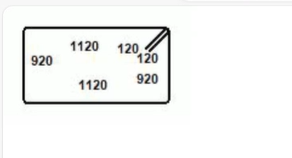
#> input picture Image Analytics/4.png, 292 x 158 px
$ jupyter execute Spots_Removal.ipynb   (older library calls are emulated)
#> lines starting #> are read from the running program, lines starting #| are printed output that depends on the picture; after the words box and inside, x2 and y2 are one past the last pixel; in counts of white or black regions, pixels touching at a corner belong together
[cell 1]
import cv2
import os
import numpy as np
import matplotlib.pyplot as plt

image_path = "4.png"

# Load the image
img = cv2.imread(image_path)
#> img is the input picture: shape (158, 292, 3); mean B, G, R 243.4, 244.5, 243.5

# Grayscale Image
gray = cv2.cvtColor(img, cv2.COLOR_BGR2GRAY)
gray = cv2.bilateralFilter(gray, 30, 70, 60)

# Laplacian
lap = cv2.Laplacian(gray, cv2.CV_64F)
lap = np.uint8(np.absolute(lap))
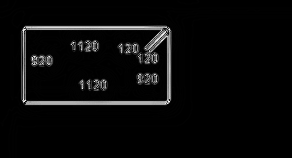
#> lap: shape (158, 292); min 0, max 255, mean 9.6

# Contour Detection
contours, hierarchy = cv2.findContours(lap, cv2.RETR_EXTERNAL, cv2.CHAIN_APPROX_SIMPLE)
#> contours = 5 contours, 1 with area under 20; largest, box (x1, y1, x2, y2) and area: (0, 6, 292, 158) 19182, (11, 10, 26, 29) 153, (177, 0, 200, 5) 26, (0, 0, 17, 13) 20

# Remove small objects by calculating the area
area_threshold = 100  # Adjust this threshold as needed
filtered_contours = []
for cnt in contours:
    area = cv2.contourArea(cnt)
    if area > area_threshold:
        filtered_contours.append(cnt)
#> this loop made 5 passes
#> area on passes 1 to 4: 153, 19182, 25.5, 20
#> after the loop, filtered_contours = 2 contours; box (x1, y1, x2, y2) and area: (0, 6, 292, 158) 19182, (11, 10, 26, 29) 153

# Draw contours on a white background
white_background = np.ones_like(img) * 255
contour_image = cv2.drawContours(white_background, filtered_contours, -1, (0, 0, 0), 2)
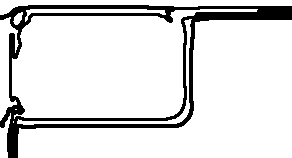
#> contour_image: shape (158, 292, 3); 87.6% white; 1 black region, box (x1, y1, x2, y2) and area: (0, 5, 292, 158) 5708

# Threshold
threshold_value = 85
_, thresh = cv2.threshold(gray, threshold_value, 255, cv2.THRESH_BINARY_INV)
#> thresh: shape (158, 292); 1.9% white in thin lines or dots, all inside (x1, y1, x2, y2) = (23, 27, 170, 104)

# Remove noise
kernel = cv2.getStructuringElement(cv2.MORPH_RECT, (1, 1))
thresh = cv2.morphologyEx(thresh, cv2.MORPH_OPEN, kernel)

kernel = np.ones((1, 1), dtype=np.uint8)
closed_binary = cv2.morphologyEx(thresh, cv2.MORPH_CLOSE, kernel, iterations=2)

# Invert the mask to create a mask for lines
mask = cv2.bitwise_not(closed_binary)

# Apply the mask to the original image to extract lines
extracted_lines = cv2.bitwise_and(img, img, mask=mask)

cv2.waitKey(0)
cv2.destroyAllWindows()

# Plotting
plt.figure(figsize=(15, 3))

# Plot the original image
plt.subplot(1, 3, 1)
plt.imshow(mask, cmap='gray')
plt.title('Mask')

# Plot the Adaptive Binary image
plt.subplot(1, 3, 2)
plt.imshow(lap, cmap='gray')
plt.title('Edge Detection')

# # Plot the image without numbers
plt.subplot(1, 3, 3)
plt.imshow(extracted_lines)
plt.title('Extracted Lines')

# Show the plots
plt.show()
#> figure, not shown here; B, G, R data is drawn as R, G, B

[cell 2]
import cv2
import os
import numpy as np
import matplotlib.pyplot as plt

image_path = "st_bar_main.png"

# Load the image
img = cv2.imread(image_path)
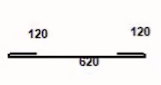
#> input picture Image Analytics/st_bar_main.png, 161 x 85 px
#> img is the input picture: shape (85, 161, 3); mean B, G, R 239.4, 239.3, 242.2

# Grayscale Image
gray = cv2.cvtColor(img, cv2.COLOR_BGR2GRAY)
#> gray: shape (85, 161)
gray = cv2.bilateralFilter(gray, 30, 70, 60)
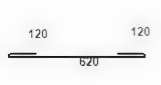
#> gray: shape (85, 161); min 21, max 253, mean 242.3

# Laplacian
lap = cv2.Laplacian(gray, cv2.CV_64F)
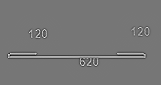
#> lap: shape (85, 161) float64; min -452, max 520, mean 0; drawn with min black and max white
lap = np.uint8(np.absolute(lap))
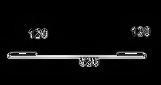
#> lap: shape (85, 161); min 0, max 255, mean 12.6

# Contour Detection
contours, hierarchy = cv2.findContours(lap, cv2.RETR_EXTERNAL, cv2.CHAIN_APPROX_SIMPLE)
#> contours = 2 contours, 1 with area under 20; largest, box (x1, y1, x2, y2) and area: (0, 11, 161, 83) 7082

# Remove small objects by calculating the area
area_threshold = 100  # Adjust this threshold as needed
filtered_contours = []
for cnt in contours:
    area = cv2.contourArea(cnt)
    if area > area_threshold:
        filtered_contours.append(cnt)
#> this loop made 2 passes
#> area on pass 2: 7081.5
#> after the loop, filtered_contours = 1 contour; box (x1, y1, x2, y2) and area: (0, 11, 161, 83) 7082

# Draw contours on a white background
white_background = np.ones_like(img) * 255
contour_image = cv2.drawContours(white_background, filtered_contours, -1, (0, 0, 0), 2)
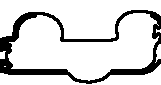
#> contour_image: shape (85, 161, 3); 83.7% white; 1 black region, box (x1, y1, x2, y2) and area: (0, 10, 161, 84) 2237

# Threshold
threshold_value = 85
_, thresh = cv2.threshold(gray, threshold_value, 255, cv2.THRESH_BINARY_INV)
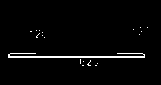
#> thresh: shape (85, 161); 2.7% white in thin lines or dots, all inside (x1, y1, x2, y2) = (8, 27, 148, 66)

# Remove noise
kernel = cv2.getStructuringElement(cv2.MORPH_RECT, (1, 1))
thresh = cv2.morphologyEx(thresh, cv2.MORPH_OPEN, kernel)

kernel = np.ones((1, 1), dtype=np.uint8)
closed_binary = cv2.morphologyEx(thresh, cv2.MORPH_CLOSE, kernel, iterations=2)

# Invert the mask to create a mask for lines
mask = cv2.bitwise_not(closed_binary)

# Apply the mask to the original image to extract lines
extracted_lines = cv2.bitwise_and(img, img, mask=mask)
#> extracted_lines: shape (85, 161, 3)

cv2.waitKey(0)
cv2.destroyAllWindows()

# Plotting
plt.figure(figsize=(15, 3))

# Plot the original image
plt.subplot(1, 3, 1)
plt.imshow(mask, cmap='gray')
plt.title('Mask')

# Plot the Adaptive Binary image
plt.subplot(1, 3, 2)
plt.imshow(lap, cmap='gray')
plt.title('Edge Detection')

# # Plot the image without numbers
plt.subplot(1, 3, 3)
plt.imshow(extracted_lines)
plt.title('Extracted Lines')

# Show the plots
plt.show()
#> figure, not shown here; B, G, R data is drawn as R, G, B

## Perimeter Approach

[cell 3]
import cv2
import os
import numpy as np
import matplotlib.pyplot as plt

image_path = "4.png"

# Load the image
img = cv2.imread(image_path)

# Grayscale Image
gray = cv2.cvtColor(img, cv2.COLOR_BGR2GRAY)
gray = cv2.bilateralFilter(gray, 30, 70, 60)

# Laplacian
lap = cv2.Laplacian(gray, cv2.CV_64F)
lap = np.uint8(np.absolute(lap))

# Contour Detection
contours, hierarchy = cv2.findContours(lap, cv2.RETR_EXTERNAL, cv2.CHAIN_APPROX_SIMPLE)
#> contours = 5 contours, 1 with area under 20; largest, box (x1, y1, x2, y2) and area: (0, 6, 292, 158) 19182, (11, 10, 26, 29) 153, (177, 0, 200, 5) 26, (0, 0, 17, 13) 20

# Remove small objects by calculating the perimeter
perimeter_threshold = 60  # Adjust this threshold as needed
filtered_contours = []
for cnt in contours:
    perimeter = cv2.arcLength(cnt, True)
    if perimeter > perimeter_threshold:
        filtered_contours.append(cnt)
#> this loop made 5 passes
#> perimeter on passes 1 to 5: 51.11, 2343.5, 52.38, 46.63, 27.07
#> after the loop, filtered_contours = 1 contour; box (x1, y1, x2, y2) and area: (0, 6, 292, 158) 19182

# Draw contours on a white background
white_background = np.ones_like(img) * 255
contour_image = cv2.drawContours(white_background, filtered_contours, -1, (0, 0, 0), 2)
#> contour_image: shape (158, 292, 3); 87.9% white; 1 black region, box (x1, y1, x2, y2) and area: (0, 5, 292, 158) 5560

# Threshold
threshold_value = 85
_, thresh = cv2.threshold(gray, threshold_value, 255, cv2.THRESH_BINARY_INV)

# Remove noise
kernel = cv2.getStructuringElement(cv2.MORPH_RECT, (1, 1))
thresh = cv2.morphologyEx(thresh, cv2.MORPH_OPEN, kernel)

kernel = np.ones((1, 1), dtype=np.uint8)
closed_binary = cv2.morphologyEx(thresh, cv2.MORPH_CLOSE, kernel, iterations=2)

# Invert the mask to create a mask for lines
mask = cv2.bitwise_not(closed_binary)

# Apply the mask to the original image to extract lines
extracted_lines = cv2.bitwise_and(img, img, mask=mask)

cv2.waitKey(0)
cv2.destroyAllWindows()

# Plotting
plt.figure(figsize=(15, 3))

# Plot the original image
plt.subplot(1, 3, 1)
plt.imshow(mask, cmap='gray')
plt.title('Mask')

# Plot the Adaptive Binary image
plt.subplot(1, 3, 2)
plt.imshow(lap, cmap='gray')
plt.title('Edge Detection')

# # Plot the image without numbers
plt.subplot(1, 3, 3)
plt.imshow(extracted_lines)
plt.title('Extracted Lines')

# Show the plots
plt.show()

[cell 4]
import cv2
import os
import numpy as np
import matplotlib.pyplot as plt

def remove_small_objects(contours, area_threshold):
    """
    Remove small objects from a list of contours based on a given area threshold.

    Parameters:
    contours (list): A list of contours.
    area_threshold (int): The minimum area threshold for keeping a contour.

    Returns:
    list: A list of filtered contours with areas greater than the threshold.
    """

    filtered_contours = []
    for contour in contours:
        area = cv2.contourArea(contour)
        if area > area_threshold:
            filtered_contours.append(contour)

    return filtered_contours

image_path = "4.png"

# Load the image
img = cv2.imread(image_path)

# Grayscale Image
gray = cv2.cvtColor(img, cv2.COLOR_BGR2GRAY)
gray = cv2.bilateralFilter(gray, 30, 70, 60)

# Binary Thresholding
_, thresh = cv2.threshold(gray, 0, 255, cv2.THRESH_BINARY_INV + cv2.THRESH_OTSU)
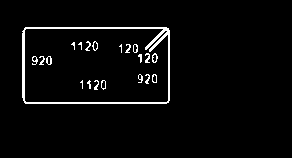
#> thresh: shape (158, 292); 3.4% white in thin lines or dots, all inside (x1, y1, x2, y2) = (22, 27, 170, 104)

# Contour Detection
contours, hierarchy = cv2.findContours(thresh, cv2.RETR_EXTERNAL, cv2.CHAIN_APPROX_SIMPLE)
#> contours = 1 contour; box (x1, y1, x2, y2) and area: (22, 27, 170, 104) 11148

# Remove small objects by calculating the area
area_threshold = 300  # Adjust this threshold as needed
filtered_contours = remove_small_objects(contours, area_threshold)
#> the loop in remove_small_objects, `for contour in contours:` made 1 pass
#> area on pass 1: 11148
#> after the loop in remove_small_objects, `for contour in contours:`: filtered_contours has the same summary as contours outside remove_small_objects
#> filtered_contours has the same summary as contours

# Create a blank image
blank_image = np.zeros_like(img)

# Draw the filtered contours on the blank image
cv2.drawContours(blank_image, filtered_contours, -1, (255, 255, 255), 1)
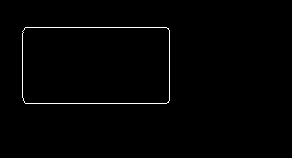
#> blank_image: shape (158, 292, 3); 0.95% white in thin lines or dots, all inside (x1, y1, x2, y2) = (22, 27, 170, 104)

cv2.imshow('Lines', blank_image)
cv2.waitKey(0)
cv2.destroyAllWindows()

# Plotting
plt.figure(figsize=(15, 3))

# Plot the original image
plt.subplot(1, 3, 1)
plt.imshow(img, cmap='gray')
plt.title('Original Image')

# Plot the binary thresholded image
plt.subplot(1, 3, 2)
plt.imshow(thresh, cmap='gray')
plt.title('Binary Thresholded Image')

# Plot the image with lines
plt.subplot(1, 3, 3)
plt.imshow(blank_image, cmap='gray')
plt.title('Lines')

# Show the plots
plt.show()
#> figure, not shown here; B, G, R data is drawn as R, G, B
